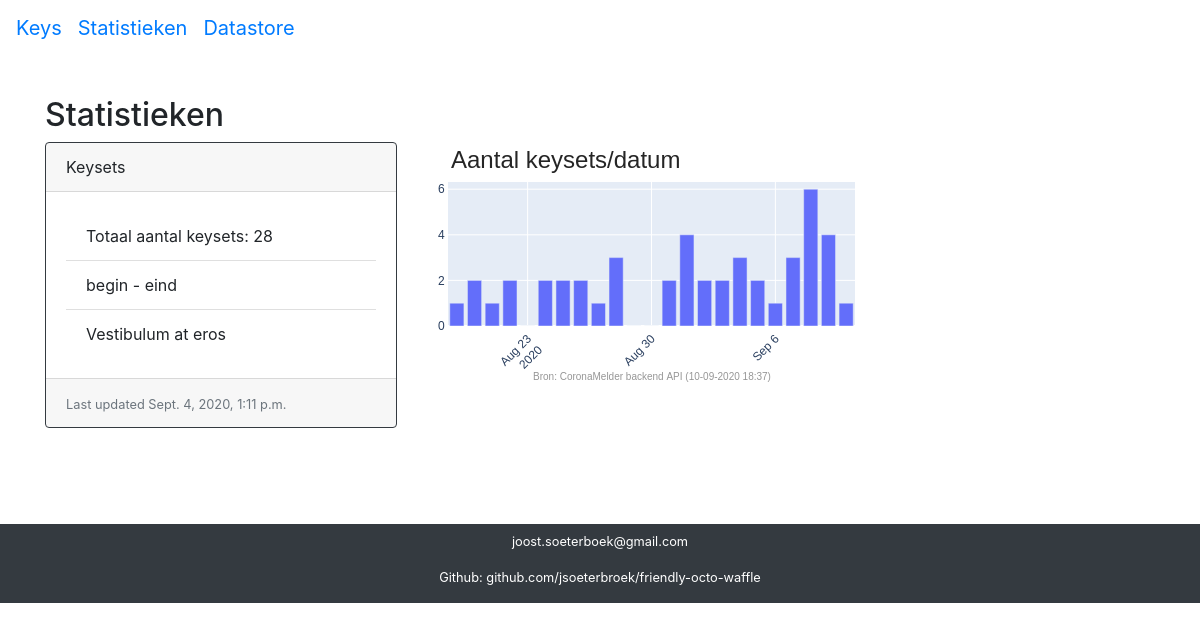
The page /stats/ on the database as committed earlier.
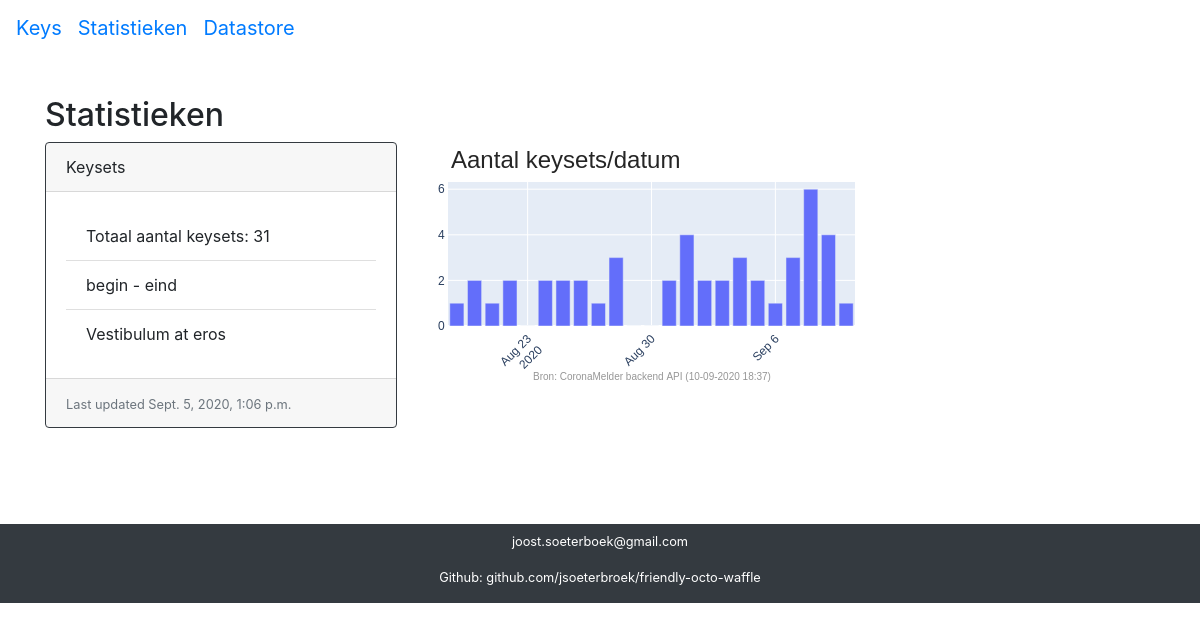
The same page on the database as committed later.
### stats/models.py (models this page shows, shortened)
class Stats(models.Model):
    name = models.CharField("name", max_length=250)
    created = models.DateTimeField(auto_now_add=True, editable=False)
    keysets_total = models.IntegerField("Totaal aantal keysets")
    teks_keyset_mean = models.IntegerField("Gemiddeld aantal TEKs per keyset")
    trl_daily_dist = models.IntegerField("TRL daily dist")
    class Meta:
        verbose_name = 'Stat'
        verbose_name_plural = 'Stats'

### stats/views.py (the view)
# urls.py: path('stats/', include('stats.urls'), name='stat_index'),
def stat_index(request):
    try:
        stats = Stats.objects.all().last()
    except Stats.DoesNotExist:
        raise Http404("stats does not exist")
    try:
        keysetfreqs = KeysetFreq.objects.all()
    except KeysetFreq.DoesNotExist:
        raise Http404("stats does not exist")
    context = {
        'stats': stats,
        'keysetfreqs': keysetfreqs,
    }
    return render(request, 'stat_index.html', context)

### stats/templates/stat_index.html (shortened to what this page needs)
{% extends "base.html" %}
{% block content %}
{% load static %}
{% load l10n %}
<p>&nbsp;</p>
<h2> Statistieken </h2>
{% if stats %}
<div class="row">
    <div class="col-sm-4">
        <div class="card border-dark mb-3" style="width: 22rem;">
        <div class="card-header"> Keysets </div>
        <div class="card-body">
            <ul class="list-group list-group-flush">
                <li class="list-group-item">Totaal aantal keysets: {{ stats.keysets_total }}</li>
                <li class="list-group-item">begin - eind</li>
                <li class="list-group-item">Vestibulum at eros</li>
            </ul>
        </div>
        <div class="card-footer">
            <small class="text-muted">Last updated {{ stats.created}} </small>
        </div>
      </div>
    </div>
    <div class="col-sm-4">
       <img src="{% static "keyset_freq_date.png" %}" alt="keyset_freq_date">
    </div>
</div>
{% endif %}
{% endblock %}

Rows that differ between the two databases and show on the page:
no longer on this page (row unchanged): Stats: keysets_total "28", created "Sept. 4, 2020, 1:11 p.m."
added Stats: keysets_total "31", created "Sept. 5, 2020, 1:06 p.m."
